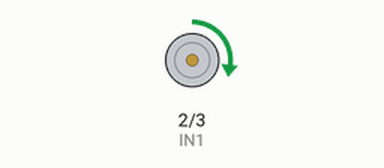
The sketch below on a simulated Arduino Uno, built with avr-gcc and run on an emulated ATmega328P. On the bench: motor-driver pin pairs drawn as motors (green arrow = first pin HIGH = forward, orange = second pin HIGH = backward, longer = more drive, scaled by the enable pin).

Above: at 0.1 s.
At 9.1 s:
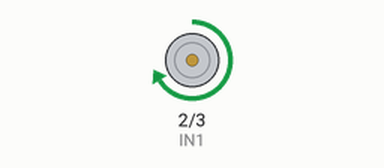
At 20.1 s:
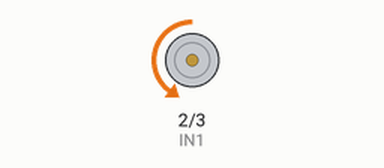
At 38.1 s:
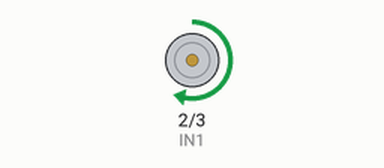
Timing chart, 0 to 39.6 s (numbered marks = the images above):
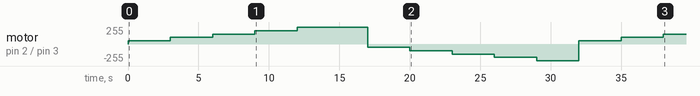

Measured:
- by itself, motor on pin 2 (IN1) / pin 3 (IN2): stopped → forward 50/255 at 0.00 s, → forward 100/255 3.0 s later, → forward 150/255 3.0 s later, → forward 200/255 3.0 s later, … (13 changes in this stretch)

The sketch:

DC_motor_1293d_control.ino
```cpp
#define IN1 2
#define IN2 3
#define En 9


void setup() {
  pinMode(IN1, OUTPUT);
  pinMode(IN2,OUTPUT);
  pinMode(En,OUTPUT);

}

void loop() {
  // so the motor will increase in one direction and change direction
  for(int i =50;i<256;i += 50){
      analogWrite(En,i);
      direction_1();
      delay(3000);
  }

  delay(2000);
  for(int i =50;i<256;i +=50){
      analogWrite(En,i);
      direction_2();
      delay(3000);
  }
}

void direction_1(void){
  digitalWrite(IN1,HIGH);
  digitalWrite(IN2,LOW);
}

void direction_2(void){
  digitalWrite(IN2,HIGH);
  digitalWrite(IN1,LOW);
}
```
